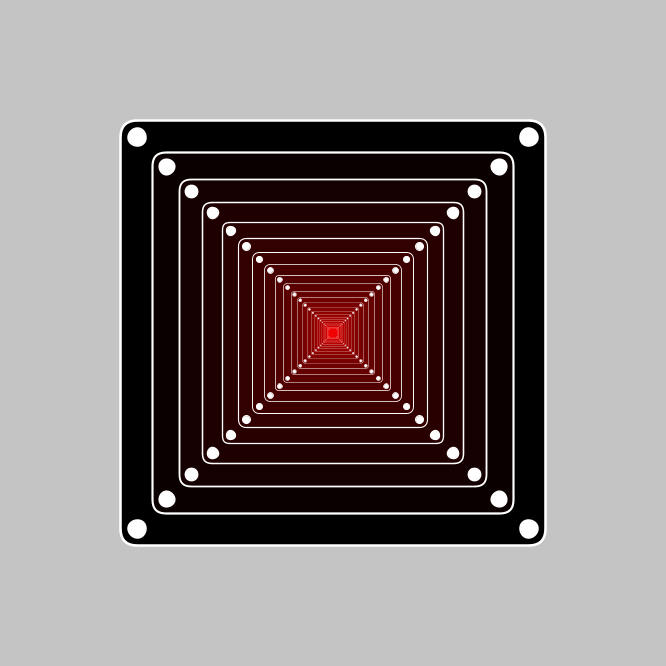
Frame 1 (no input)
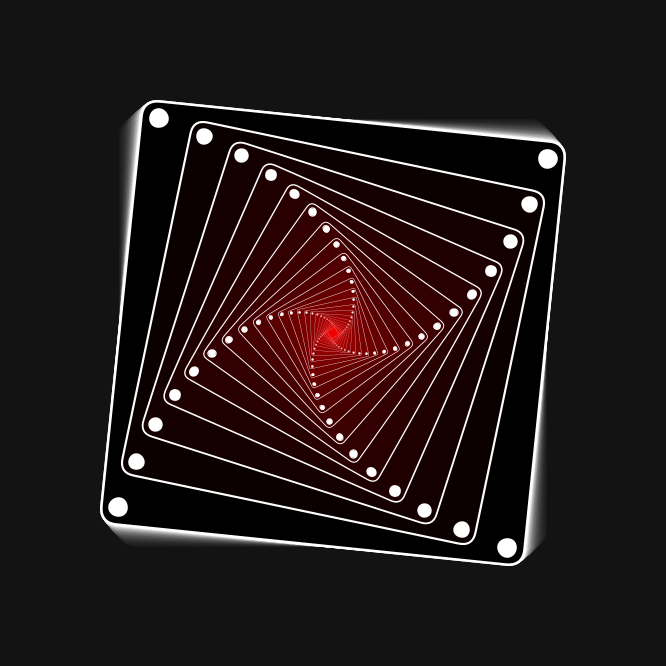
Frame 60 (the mouse pressed at the canvas centre just before this capture)
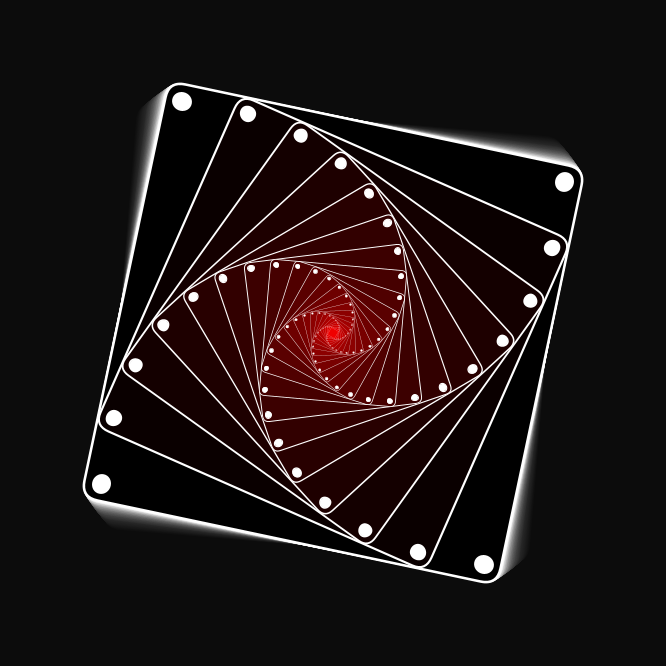
Frame 120 (the mouse held since frame 60 and released just before this capture)

The Processing sketch that drew these frames (run headless with seeded random() and noise(); from frame 60 on, the mouse is pressed at the canvas centre):

// Processing sketch: processing_143754
// ── processing_143754.pde

// Konkuk University
// Department of Dynamic Media
// SOS iDesign
// Name: Hong Jiyae 
// ID: 201420117 

float angle;

void setup() {
  size(666, 666);
  smooth();
  // noLoop();
}
void draw() {
  noStroke();
  fill(0, 10);
  rectMode(LEFT);
  rect(0, 0, width, height);

  //noStroke();
  stroke(255);
  strokeWeight(3);

  translate(width/2, height/2);

  for (int i = 0; i < 50; i = i + 2) {
    rotate(radians(angle)); 
    scale(0.85);
    rectMode(CENTER);

    pushMatrix();
    stroke(255);
    fill(i*5,0,0);
    rect(0, 0, 500, 500, 20);
    fill(255);
    ellipse(230, 230, 20, 20);
    ellipse(-230, 230, 20, 20);
    ellipse(230, -230, 20, 20);
    ellipse(-230, -230, 20, 20);
    popMatrix();
  }
  angle = angle + 0.1;
}
